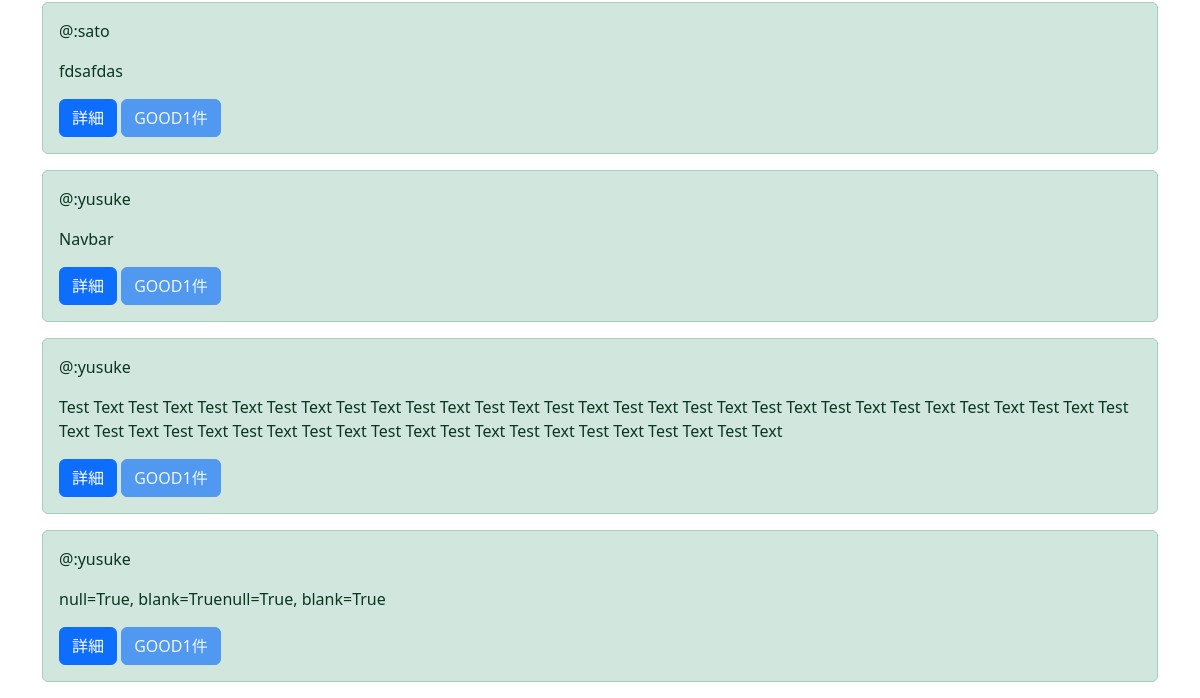
The page /list/ (signed in, lower part) on the database as committed earlier.
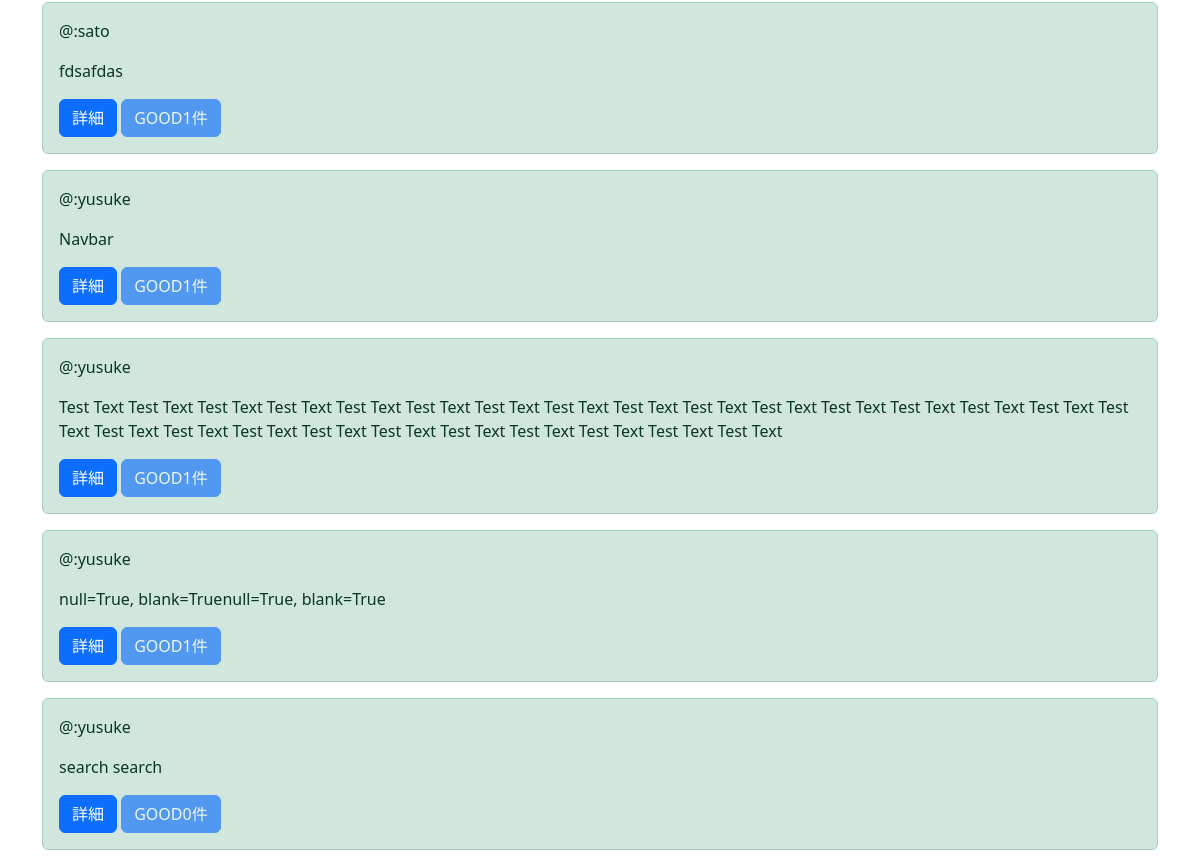
The same page on the database as committed later.
### boardapp/models.py (models this page shows)
class BoardModel(models.Model):
    title = models.CharField(max_length=100)
    content = models.TextField(max_length=100)
    author = models.CharField(max_length=50)
    sns_image = models.ImageField(upload_to='', null=True, blank=True)#どこに保存するのか指定する引数必要
    good = models.IntegerField(default=0)
    good_users = models.ManyToManyField(User, related_name='good_posts', blank=True)# これで「Good」を押したユーザーを記録します
    read = models.IntegerField(null=True, blank=True, default=1)#既読の数を数える
    readtext = models.TextField(null=True, blank=True, default='a')#既読を押した人の情報を記録

### boardapp/views.py (the view)
# urls.py: path('list/', listfunc, name='list'),
@login_required
def listfunc(request):
    object_list = BoardModel.objects.all()#BoardModelのオブジェクトすべてをobject_list(変数)に入れることができる
    return render(request, 'list.html', {'object_list':object_list})

### templates/list.html (shortened to what this page needs)
{% extends 'base.html' %}
{% block content %}
{% if user.is_authenticated %}<!trueかFalseで返ってくる。Trueは下記実行>
<div class='container'>
    {% for item in object_list %}<!views経由のmodel>
    <div class="alert alert-success" role="alert">
        <p>@:{{ item.author }}</p>
        <p>{{ item.content }}</p>
        <a class="btn btn-primary" href="{% url 'detail' item.pk %}" role="button">詳細</a><!modelsやつを引っ張ってくる>
        <a class="btn btn-primary disabled"  role="button" aria-disabled="true">GOOD{{item.good}}件</a>
    </div>
    {%endfor%}
</div>
{% else %}<!Falseの場合>
<p>Please login: <a href="{% url 'login' %}">HERE</a></p>
{% endif %}
{% endblock content %}

Rows that differ between the two databases and show on the page:
added BoardModel: author "yusuke", content "search search", good "0"
